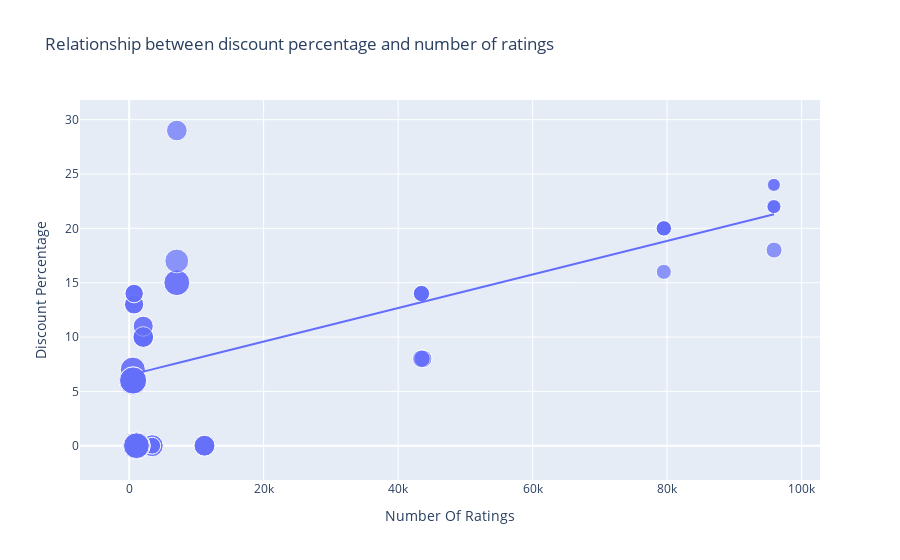

Notebook code for this chart:
### Markdown cell above
# making a graph of discount percentage and number of ratings

### Code cell
figure = px.scatter(data_frame= data, x="Number Of Ratings",
                  y="Discount Percentage", size ="Sale Price", trendline ="ols" ,
                  title="Relationship between discount percentage and number of ratings")      
figure.show()

### Figure 1 — Plotly figure (JSON) as saved in the notebook; plotly's stock layout.template omitted (floating-point values rounded to 4 significant figures)
{"data": [{"hovertemplate": "Number Of Ratings=%{x}<br>Discount Percentage=%{y}<br>Sale Price=%{marker.size}<extra></extra>", "legendgroup": "", "marker": {"color": "#636efa", "size": [49900, 84900, 84900, 77000, 77000, 49900, 49900, 77000, 89900, 41999, 39999, 41999, 41999, 41999, 131900, 117100, 131900, 117100, 74999, 117900, 117100, 117900, 99900, 44999, 140900, 130900, 64900, 120900, 59900, 75900, 110900, 130900, 120900, 64900, 64900, 75900, 75900, 120900, 59900, 120900, 75900, 140900, 70900, 70900, 75900, 59900, 110900, 120900, 130900, 130900, 54999, 54999, 29999, 34999, 34999, 34999, 54999, 29999, 46999, 46999, 46999, 46999], "sizemode": "area", "sizeref": 352.2, "symbol": "circle"}, "mode": "markers", "name": "", "orientation": "v", "showlegend": false, "type": "scatter", "x": [3431, 3431, 3431, 11202, 11202, 3431, 3431, 11202, 1454, 79512, 79512, 79582, 79512, 79512, 1078, 1078, 1078, 1078, 7088, 7088, 1078, 7088, 7081, 95909, 542, 580, 740, 545, 740, 2101, 545, 580, 580, 730, 730, 2101, 2101, 580, 740, 580, 2092, 545, 2101, 2092, 2101, 740, 545, 580, 580, 580, 43707, 43707, 95807, 95909, 95807, 95909, 43470, 95909, 43470, 43470, 43470, 43470], "xaxis": "x", "y": [0, 0, 0, 0, 0, 0, 0, 0, 0, 20, 16, 20, 20, 20, 0, 0, 0, 0, 29, 15, 0, 15, 17, 18, 6, 6, 13, 6, 14, 10, 7, 6, 6, 13, 13, 10, 10, 6, 14, 6, 10, 6, 11, 11, 10, 14, 7, 6, 6, 6, 8, 8, 24, 22, 22, 22, 8, 24, 14, 14, 14, 14], "yaxis": "y"}, {"hovertemplate": "<b>OLS trendline</b><br>Discount Percentage = 0.000154292 * Number Of Ratings + 6.49233<br>R<sup>2</sup>=0.468988<br><br>Number Of Ratings=%{x}<br>Discount Percentage=%{y} <b>(trend)</b><extra></extra>", "legendgroup": "", "marker": {"color": "#636efa", "symbol": "circle"}, "mode": "lines", "name": "", "showlegend": false, "type": "scatter", "x": [542, 545, 545, 545, 545, 580, 580, 580, 580, 580, 580, 580, 580, 730, 730, 740, 740, 740, 740, 1078, 1078, 1078, 1078, 1078, 1454, 2092, 2092, 2101, 2101, 2101, 2101, 2101, 3431, 3431, 3431, 3431, 3431, 7081, 7088, 7088, 7088, 11202, 11202, 11202, 43470, 43470, 43470, 43470, 43470, 43707, 43707, 79512, 79512, 79512, 79512, 79582, 95807, 95807, 95909, 95909, 95909, 95909], "xaxis": "x", "y": [6.576, 6.576, 6.576, 6.576, 6.576, 6.582, 6.582, 6.582, 6.582, 6.582, 6.582, 6.582, 6.582, 6.605, 6.605, 6.607, 6.607, 6.607, 6.607, 6.659, 6.659, 6.659, 6.659, 6.659, 6.717, 6.815, 6.815, 6.816, 6.816, 6.816, 6.816, 6.816, 7.022, 7.022, 7.022, 7.022, 7.022, 7.585, 7.586, 7.586, 7.586, 8.221, 8.221, 8.221, 13.2, 13.2, 13.2, 13.2, 13.2, 13.24, 13.24, 18.76, 18.76, 18.76, 18.76, 18.77, 21.27, 21.27, 21.29, 21.29, 21.29, 21.29], "yaxis": "y"}], "layout": {"autosize": true, "legend": {"itemsizing": "constant", "tracegroupgap": 0}, "title": {"text": "Relationship between discount percentage and number of ratings"}, "xaxis": {"anchor": "y", "autorange": true, "domain": [0, 1], "range": [-6745.0, 102400.0], "title": {"text": "Number Of Ratings"}, "type": "linear"}, "yaxis": {"anchor": "x", "autorange": true, "domain": [0, 1], "range": [-5.213, 33.41], "title": {"text": "Discount Percentage"}, "type": "linear"}}}
